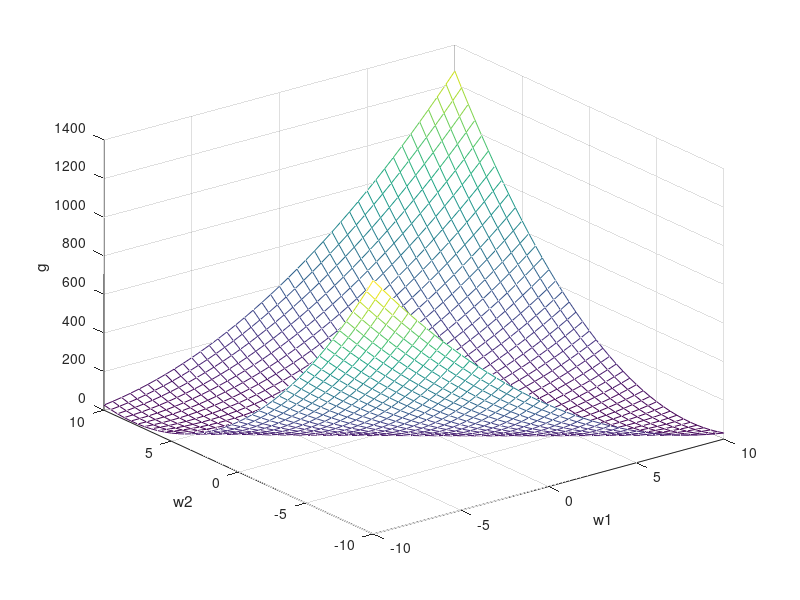
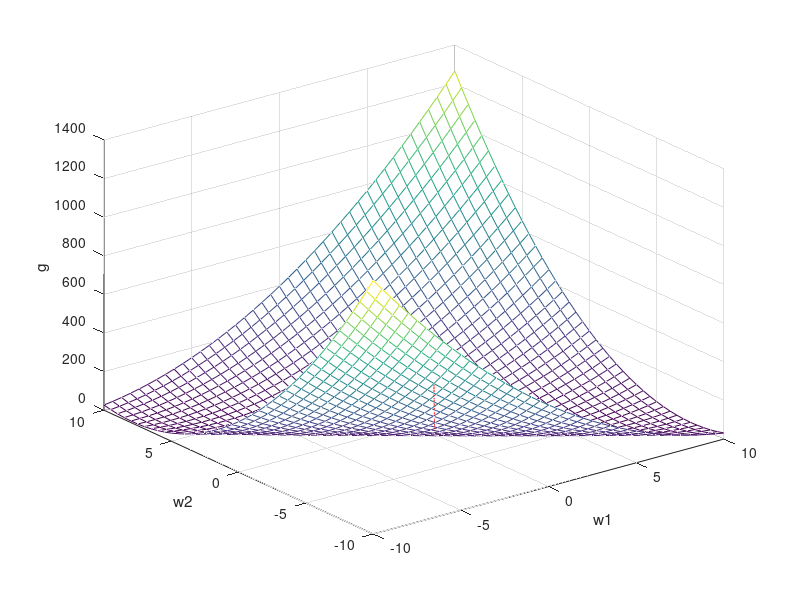
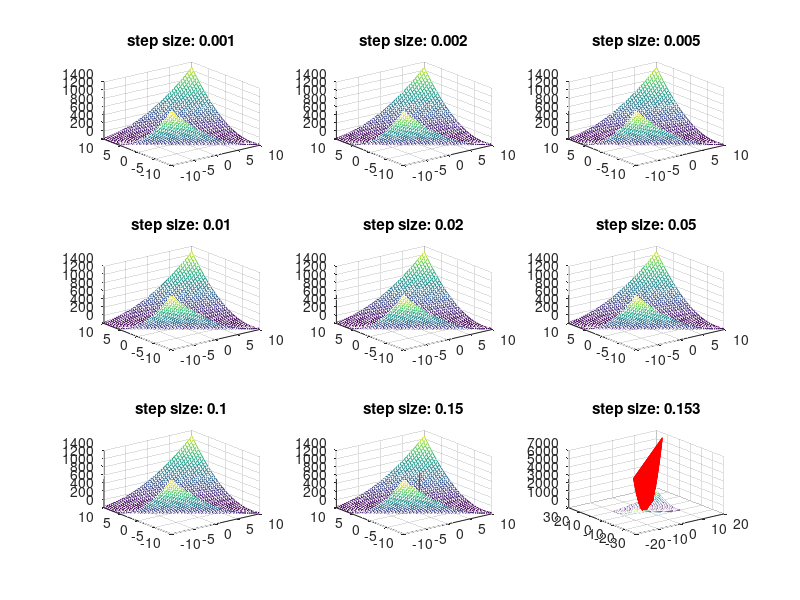
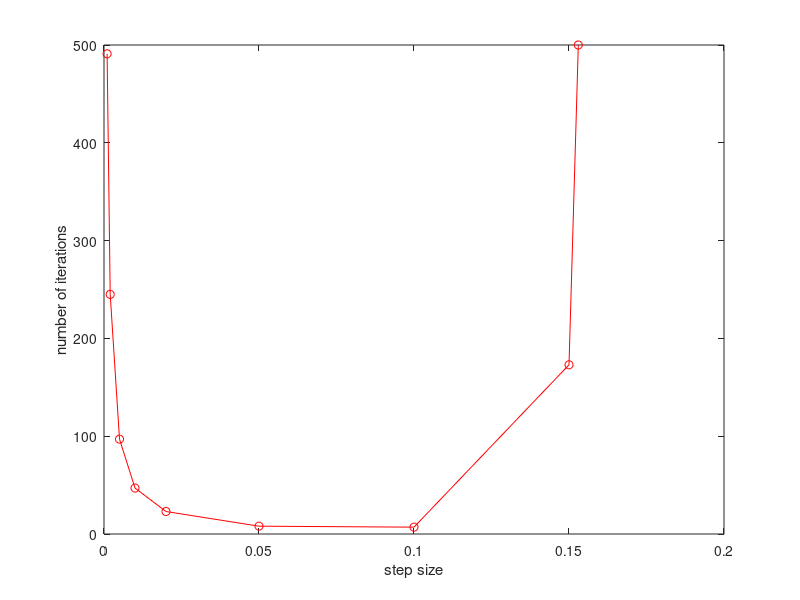

The MATLAB source for these figures, in order:
% HW4 Problem 2

%% Data generation
clear all;
rx = -10:0.5:10;
ry = -10:0.5:10;

[w1, w2] = meshgrid(rx,ry);
[m, n] = size(w1);
w = [reshape(w1,1,m*n); reshape(w2,1,m*n)];

x1 = [0.5;0.3]; y1 = 0.2;
x2 = [1.5;2]; y2 = 0.3;

for i = 1:1:m*n
    g(i) = (x1' * w(:,i) - y1)^2 + (x2' * w(:,i) - y2)^2;
end

%TODO: visualize g(w) with a mesh plot. 
%      You'll need to reshape g into a m by n grid
g_bar = reshape(g, m, n);
mesh(w1,w2,g_bar);
xlabel('w1');
ylabel('w2');
zlabel('g');

%% function minimization
current = [-5 ; -8]; % current position, set to starting position
path = []; % a stack that keep a history of current position
stepsize = 0.0015; 

found = 0; 
i = 0;
while found ~= 1 && i <500
    i = i+1;
    %TODO: push current position to path
    path(:,end+1) = current;
    %TODO: calculate gradient
    dg_dw = 2*x1*(x1'*current-y1) + 2*x2*(x2'*current-y2);
    %TODO: update current position
    current = current - dg_dw * stepsize;
    %TODO: check termination criterion
    if (norm(dg_dw) < 0.2)
        break;
    end
end

%% visualize the path
% TODO: plot the path as a line, along with the mesh
figure;
g_bar = reshape(g, m, n);
mesh(w1,w2,g_bar);
xlabel('w1');
ylabel('w2');
zlabel('g');
hold on;
g1=zeros(1,length(path));
for i = 1:1:length(path)
    g1(i) = (x1' * path(:,i) - y1)^2 + (x2' * path(:,i) - y2)^2;
end
plot3(path(1,:),path(2,:),g1,'r');

%% test the effect of stepsize
stepsizes = [0.001 0.002 0.005 0.01 0.02 0.05 0.1 0.15 0.153];
n = length(stepsizes);
runs = zeros(1,n);
paths=cell(1,n);
figure; hold on;
for jj = 1:n
    current = [-5 ; -8]; % current position, set to starting position
    path = []; % a stack that keep a history of current position
    stepsize = stepsizes(jj); 

    found = 0; 
    i = 0;
    while found ~= 1 && i <500
        i = i+1;
        %TODO: push current position to path
        path(:,end+1) = current;
        %TODO: calculate gradient
        dg_dw = 2*x1*(x1'*current-y1) + 2*x2*(x2'*current-y2);
        %TODO: update current position
        current = current - dg_dw * stepsize;
        %TODO: check termination criterion
        if ((norm(dg_dw) < 0.2) || (norm(current)>1000))
            break;
        end
    end
    subplot(3,3,jj);
    mesh(w1,w2,g_bar);
%     xlabel('w1');
%     ylabel('w2');
%     zlabel('g');
    title(['step size: ' num2str(stepsize)]);
    hold on;
    g1=zeros(1,length(path));
    for i = 1:1:length(path)
        g1(i) = (x1' * path(:,i) - y1)^2 + (x2' * path(:,i) - y2)^2;
    end
    plot3(path(1,:),path(2,:),g1,'r');
    runs(jj) = length(path);
end

figure;
plot(stepsizes,runs,'r-o');
xlabel('step size');
ylabel('number of iterations');
